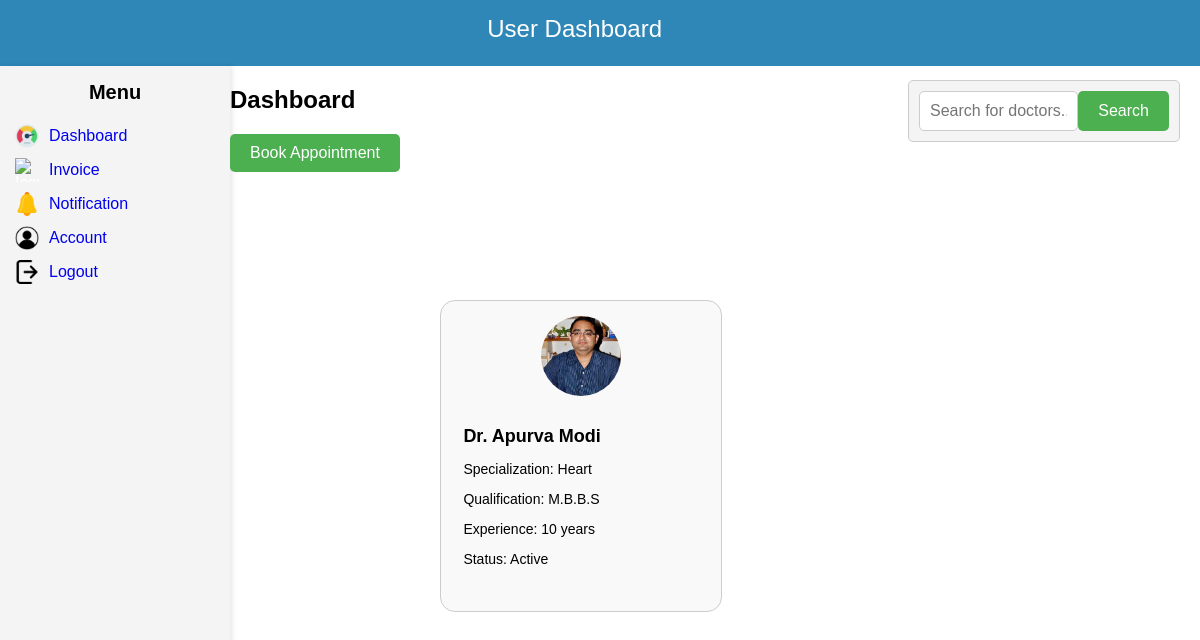
The page /user/main.php on the database its author committed.
### tables this page shows
CREATE TABLE `doctor` (
  `doctor_id` int(11) NOT NULL,
  `doctor_fullname` varchar(255) NOT NULL,
  `username` varchar(255) NOT NULL,
  `email` varchar(255) NOT NULL,
  `password` varchar(255) NOT NULL,
  `qualification` varchar(255) NOT NULL,
  `specialization` varchar(255) NOT NULL,
  `experience` int(11) NOT NULL,
  `gender` enum('Male','Female') NOT NULL,
  `doctor_time` time NOT NULL,
  `address` text NOT NULL,
  `phone` varchar(20) NOT NULL,
  `status` enum('Active','Inactive') NOT NULL,
  `profile` varchar(255) NOT NULL
);

### user/main.php (the view, shortened to what this page needs)
<?php
$user = $_SESSION['username'];
?>
<!DOCTYPE html>
<html lang="en">
<head>
    <link rel="stylesheet" href="main.css">
</head>
<body>
<div class="header">User Dashboard
<button class="logout-btn"><?php  echo $user; ?></button>
</div>
    <div class="container">
        <div class="sidebar">
            <h3>Menu</h3>
            <ul>
                <li>
                    <img src="img/performance.png" alt="Icon 1">
                    <a href="main.php">Dashboard</a>
                </li>
                <li>
                    <img src="img/invoice.png" alt="Icon 2">
                    <a href="invoice.php">Invoice</a>
                </li>
                <li>
                    <img src="img/bell.png" alt="Icon 3">
                    <a href="notification.php">Notification</a>
                </li>
                <li>
                    <img src="img/account.png" alt="Icon 3">
                    <a href="account.php">Account</a>
                </li>
                <li>
                    <img src="img/logout.png" alt="Icon 3">
                    <a href="logout.php">Logout</a>
                </li>
            </ul>
        </div>
        <div id="dashboard-container">
            <h2 id="dashboard-label">Dashboard</h2>
             <button class="book-btn" onclick="showAppointmentDetails()">Book Appointment</button>
</div>
        <div class="search-bar-right">
            <form action="search.php" method="get">
                <input type="text" name="search" placeholder="Search for doctors...">
                <button type="submit">Search</button>
            </form>
        </div>
<div class="doctor-cards-container">
    <?php
    $conn = new mysqli('localhost','root','','healthcare');
    $sql = "SELECT * FROM doctor";
    $result = $conn->query($sql);
    if ($result->num_rows > 0) {
        while($row = $result->fetch_assoc()) {
            echo '<div class="doctor-card">';
            if (!empty($row['profile'])) {
                echo '<img src="uploads/' . $row['profile'] . '" alt="Doctor Profile Picture" class="profile-pic">';
            } else {
                echo '<img src="uploads/default-profile-picture.jpg" alt="Default Profile Picture" class="profile-pic">';
            }
            echo '<div class="doctor-info">';
            echo '<h2>' . $row['doctor_fullname'] . '</h2>';
            echo '<p>Specialization: ' . $row['specialization'] . '</p>';
            echo '<p>Qualification: ' . $row['qualification'] . '</p>';
            echo '<p>Experience: ' . $row['experience'] . ' years</p>';
            echo '<p>Status: ' . $row['status'] . '</p>';
            echo '</div>';
            echo '</div>';
        }
    } else {
        echo "No doctors found.";
    }
    ?>
</div>
    </div>
</body>
</html>

### user/main.css (style rules this page uses)
body { font-family: Arial, sans-serif; margin: 0; padding: 0; display: flex; flex-direction: column; height: 100vh; }
.header { background-color: #2e87b7; color: white; padding: 15px; text-align: center; font-size: 24px; }
.container { display: flex; flex: 1; }
.sidebar { width: 200px; background-color: #f4f4f4; color: #fff; padding: 15px; height: 88vh; box-shadow: 2px 0 5px rgba(0, 0, 0, 0.1); }
.sidebar h3 { margin-top: 0; font-size: 20px; text-align: center; margin-bottom: 20px; color: black; }
.sidebar ul { list-style-type: none; padding: 0; }
.sidebar ul li { display: flex; align-items: center; margin: 10px 0; cursor:default; transition: background-color 0.3s ease; color: inherit; border-radius: 5px; }
.sidebar ul li img { width: 24px; height: 24px; margin-right: 10px; flex-shrink: 0; }
.sidebar ul li a { text-decoration: none; }
.search-bar-right { position: absolute; top: 80px; right: 20px; padding: 10px; background-color: #f4f4f4; border: 1px solid #ccc; border-radius: 5px; width: 250px; }
.search-bar-right form { display: flex; justify-content: center; }
.search-bar-right input[type="text"] { width: 70%; padding: 10px; font-size: 16px; border: 1px solid #ccc; border-radius: 5px; }
.search-bar-right button[type="submit"] { background-color: #4CAF50; color: #fff; padding: 10px 20px; border: none; border-radius: 5px; cursor: pointer; font-size: 16px; }
.doctor-card { width: 450px; height: 250px; border: 1px solid #ccc; border-radius: 5px; padding: 15px; background-color: #f9f9f9; display: flex; flex-direction: column; align-items: center; margin: 20px; margin-top: 120px; flex-basis: 250px; }
.doctor-cards-container { display: flex; flex-wrap: wrap; flex-direction: row; align-items: center; padding: 20px; max-width: 1500px; max-height: 80vh; overflow-y: auto; scrollbar-width:none; scrollbar-color: #ccc #fff; }
.profile-pic { width: 80px; height: 80px; border-radius: 50%; object-fit: cover; margin-bottom: 15px; }
.doctor-info { width: 100%; margin-left: 15px; }
.doctor-info h2 { font-size: 18px; margin-bottom: 10px; }
.doctor-info p { font-size: 14px; margin-bottom: 10px; }
.book-btn { background-color: #4CAF50; color: #fff; padding: 10px 20px; border: none; border-radius: 5px; cursor: pointer; font-size: 16px; }

### user/main.php (style rules this page uses)
.doctor-card { width: 450px; height: 280px; border: 1px solid #ccc; border-radius: 15px; padding: 15px; background-color: #f9f9f9; display: flex; flex-direction: column; align-items: center; margin: 20px; margin-top: 120px; flex-basis: 250px; }
.profile-pic { width: 80px; height: 80px; border-radius: 50%; object-fit: cover; margin-bottom: 15px; }
.doctor-info { width: 100%; margin-left: 15px; }
.doctor-info h2 { font-size: 18px; margin-bottom: 10px; }
.doctor-info p { font-size: 14px; margin-bottom: 10px; }
.book-btn { background-color: #4CAF50; color: #fff; padding: 10px 20px; border: none; border-radius: 5px; cursor: pointer; font-size: 16px; }
.logout-btn { background-color: #2e87b7; color: white; border: none; padding: 10px 20px; text-align: center; text-decoration: none; display: inline-block; font-size: 16px; margin: 4px 2px; cursor: pointer; border-radius: 5px; transition: background-color 0.3s; }

### rows shown on the page
doctor: profile (picture), doctor_fullname "Dr. Apurva Modi", specialization "Heart", qualification "M.B.B.S", experience "10", status "Active"
